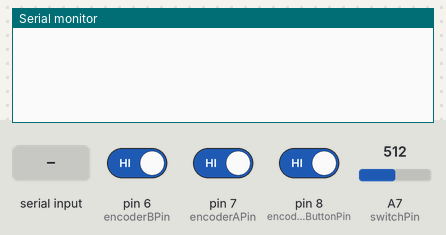
Bench run of a sketch on a simulated Arduino Nano, built with avr-gcc and run on an emulated ATmega328P. Parts: the last lines printed to the serial monitor. Inputs (shaded band) come from the test bench; at power-on: A7 (switchPin) = 512, pin 8 (encoderButtonPin) HIGH, pin 6 (encoderBPin) HIGH, pin 7 (encoderAPin) HIGH.

Above: at 1.2 s.
1.3 s: A7 (switchPin) set to 390
At 1.8 s:
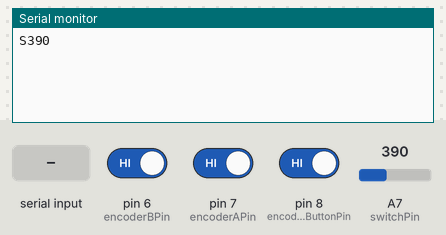
2.8 s: pin 8 (encoderButtonPin) driven LOW
At 3.3 s:
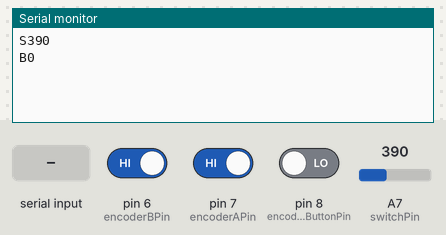
4.3 s: "2" received over Serial
At 5.5 s:
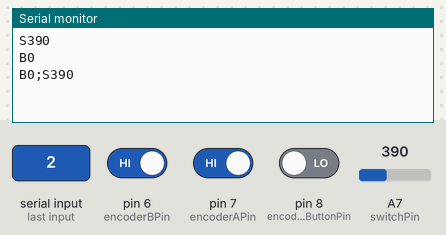
5.8 s: A7 (switchPin) set to 410
At 6.4 s:
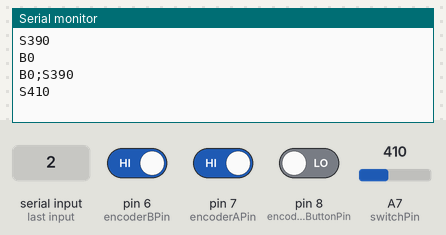
7.3 s: pin 8 (encoderButtonPin) driven HIGH
At 7.9 s:
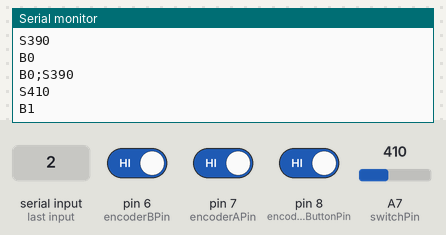
8.8 s: pin 6 (encoderBPin) driven LOW and pin 7 (encoderAPin) driven LOW
At 10.3 s:
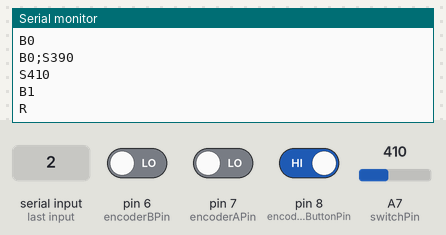

Measured:
- after the input at 1.3 s, the serial monitor: prints a new line after 0.06 s (image 1)
- after the input at 2.8 s, the serial monitor: prints a new line at once (image 2)
- after the input at 4.3 s, the serial monitor: prints a new line at once (image 3)
- after the input at 5.8 s, the serial monitor: prints a new line after 0.06 s (image 4)
- after the input at 7.3 s, the serial monitor: prints a new line at once (image 5)
- after the input at 8.8 s, the serial monitor: prints a new line at once (image 6)

The sketch:

car-computer-arduino.ino
```cpp
// Encoder
int encoderAPin = 7;
int encoderBPin = 6;
int encoderButtonPin = 8;
int aVal;
int bVal;
int buttonVal;
int aPrev;
int bPrev;
int buttonPrev;
bool aChanged = false;
bool bChanged = false;
int dir = 1;
// Switch
int switchPin = A7;
int sVal;
int sPrev;
int sPending;
int sFinal;
int sChangeCounter;
// getState
int incomingByte = 0;

void setup() {
  Serial.begin(9600);
  // Encoder
  pinMode(encoderAPin, INPUT);
  pinMode(encoderBPin, INPUT);
  pinMode(encoderButtonPin, INPUT);
  aPrev = digitalRead(encoderAPin);
  bPrev = digitalRead(encoderAPin);
  buttonPrev = digitalRead(encoderButtonPin);
  // Switch
  pinMode(switchPin, INPUT);
  digitalWrite(switchPin, LOW);
  sPrev = analogRead(switchPin);
  sPending = sPrev;
  sFinal = sPrev;
}

void loop() {
  // Encoder
  aVal = digitalRead(encoderAPin);
  bVal = digitalRead(encoderBPin);
  buttonVal = digitalRead(encoderButtonPin);
  if (aVal != aPrev) {
    aChanged = true;
    if (!bChanged) dir = 1;
  }
  if (bVal != bPrev) {
    bChanged = true;
    if (!aChanged) dir = -1;
  }
  if (aChanged && bChanged) {
    if (dir == 1) {
      Serial.println('R');
    } else {
      Serial.println('L');
    }
    aChanged = false;
    bChanged = false;
  }
  if (buttonVal != buttonPrev) {
    Serial.print('B'); Serial.println(buttonVal, DEC);
  }
  aPrev = aVal;
  bPrev = bVal;
  buttonPrev = buttonVal;
  // Switch
  sVal = analogRead(switchPin);
  if (sVal != sPrev) {
    sPending = sVal;
  }
  if (sPending != sFinal) {
    sChangeCounter ++;
    if (sChangeCounter > 400) {
      sFinal = sPending;
      sChangeCounter = 0;
      Serial.print('S'); Serial.println(sFinal, DEC);
    }
  } else {
    if (sChangeCounter > 0) sChangeCounter = 0;
  }
  sPrev = sVal;

  // getState
  if (Serial.available() > 0) {
    incomingByte = Serial.read();
    if (incomingByte == 50) { // "2" key
      Serial.print('B'); Serial.print(buttonVal, DEC); Serial.print(';');
      Serial.print('S'); Serial.println(sFinal, DEC);
    }
  }
}
```
